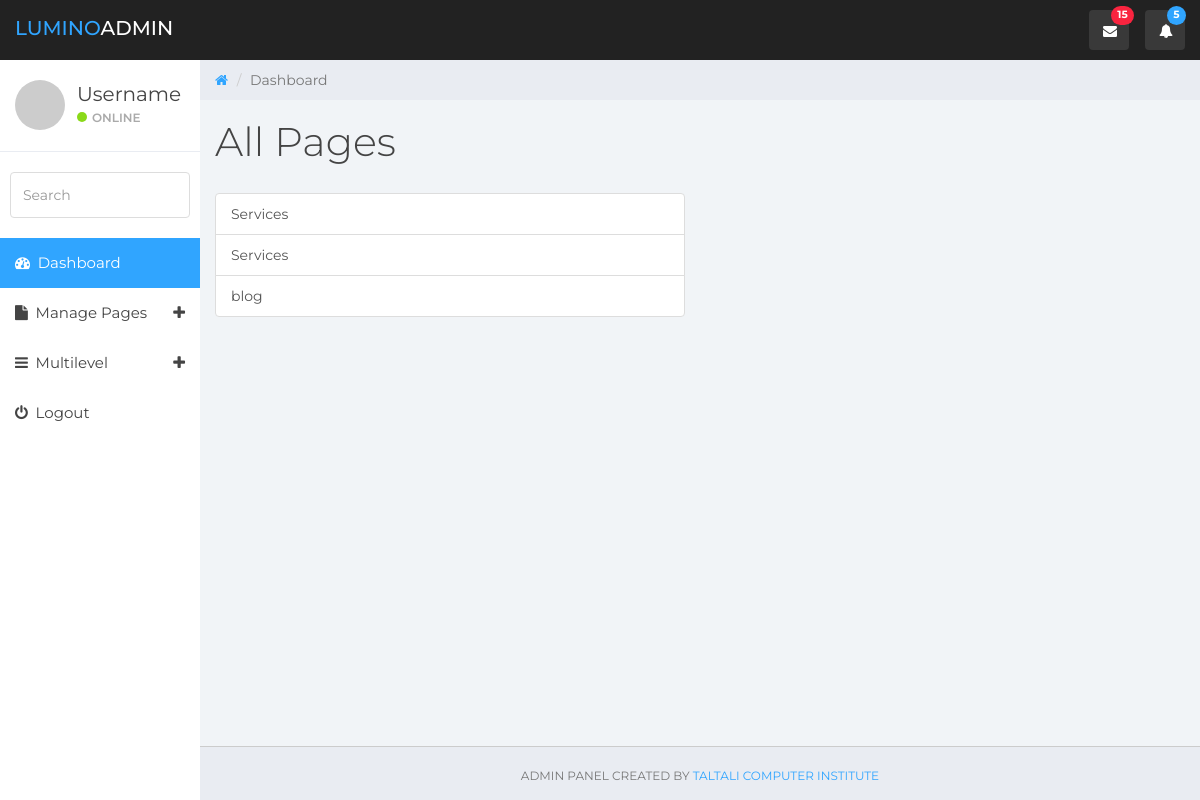
Before: /admin/allpage.php with the older database file.
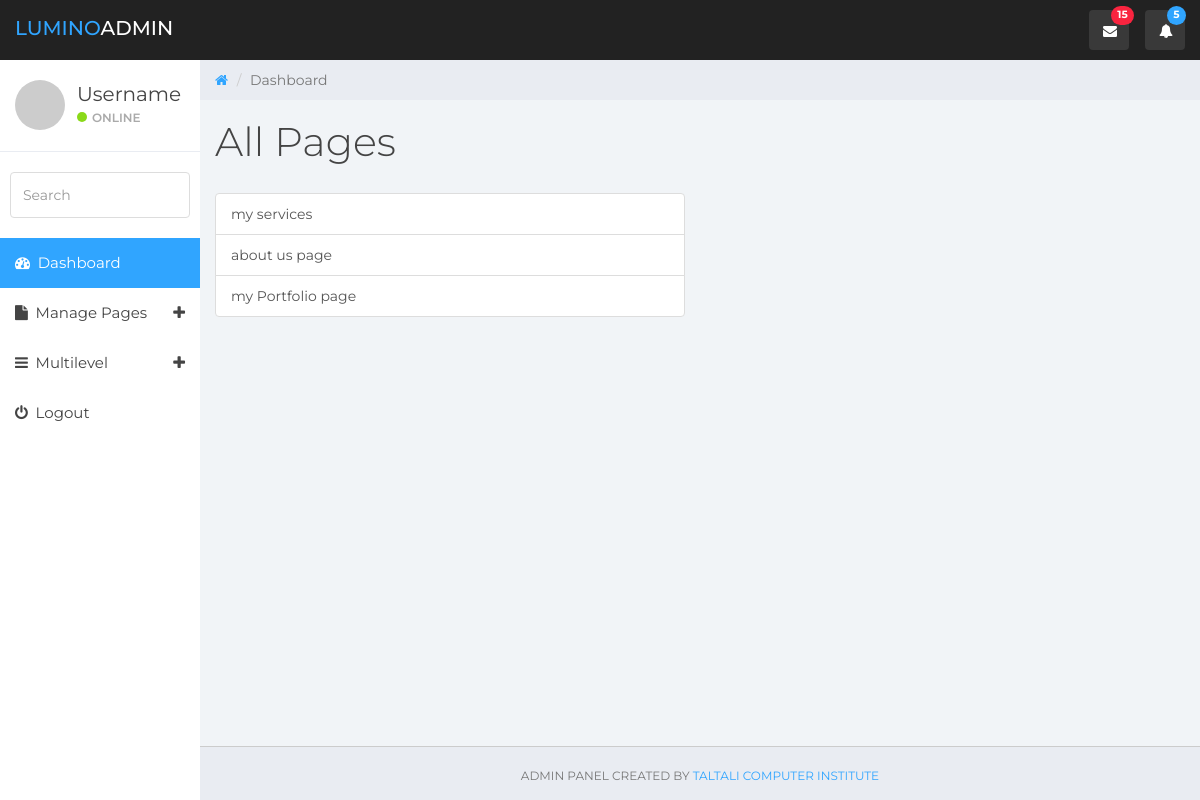
After: the same page with the newer database file.
### tables this page shows
CREATE TABLE `pages` (
  `page_id` int(5) NOT NULL,
  `pg_title` varchar(200) NOT NULL,
  `pg_content` text NOT NULL,
  `pg_url` text NOT NULL
);

### admin/allpage.php (the view)
	<?php 	require './template/header.php'; ?>
		<div class="row">
			<div class="col-lg-12">
				<h1 class="page-header">All Pages</h1>
			</div>
		</div>
		<div class="row " style="max-width: 500px;">
			<div class="col-lg-12">
				<div class="list-group">
					<?php
					$sql = "SELECT * FROM pages";
					$menu = $conn->query($sql);
					while ($allMenu = mysqli_fetch_assoc($menu)) : ?>
				  		<a href="<?php echo 'editpage.php' .$allMenu['pg_url']; ?>" class="list-group-item list-group-item-action"><?php echo $allMenu['pg_title']; ?></a>
					<?php endwhile; ?>
				</div>
			</div>
		</div>
<?php require './template/footer.php'; ?>

### admin/template/header.php (shortened to what this page needs)
<!DOCTYPE html>
<html lang="en-us">
<head>
	<link href="css/bootstrap.min.css" rel="stylesheet">
	<link href="css/font-awesome.min.css" rel="stylesheet">
	<link href="css/styles.css" rel="stylesheet">
</head>
<body>
	<nav class="navbar navbar-custom navbar-fixed-top" >
		<div class="container-fluid">
			<div class="navbar-header">
				<a class="navbar-brand" href="#"><span>Lumino</span>Admin</a>
				<ul class="nav navbar-top-links navbar-right">
					<li class="dropdown"><a class="dropdown-toggle count-info" data-toggle="dropdown" href="#">
						<em class="fa fa-envelope"></em><span class="label label-danger">15</span>
					</a>
					</li>
					<li class="dropdown"><a class="dropdown-toggle count-info" data-toggle="dropdown" href="#">
						<em class="fa fa-bell"></em><span class="label label-info">5</span>
					</a>
					</li>
				</ul>
			</div>
		</div>
	</nav>
	<div id="sidebar-collapse" class="col-sm-3 col-lg-2 sidebar">
		<div class="profile-sidebar">
			<div class="profile-userpic">
				<img src="http://placehold.it/50/30a5ff/fff" class="img-responsive" alt="">
			</div>
			<div class="profile-usertitle">
				<div class="profile-usertitle-name">Username</div>
				<div class="profile-usertitle-status"><span class="indicator label-success"></span>Online</div>
			</div>
		</div>
		<form role="search">
			<div class="form-group">
				<input type="text" class="form-control" placeholder="Search">
			</div>
		</form>
		<ul class="nav menu">
			<li class="active"><a href="index.php"><em class="fa fa-dashboard">&nbsp;</em> Dashboard</a></li>
			<li class="parent "><a data-toggle="collapse" href="#sub-item-1">
				<em class="fa fa-file">&nbsp;</em> Manage Pages
				<span data-toggle="collapse" class="icon pull-right"><em class="fa fa-plus"></em></span>
				</a>
			</li>
			<li class="parent "><a data-toggle="collapse" href="#sub-item-1">
				<em class="fa fa-navicon">&nbsp;</em> Multilevel
				<span data-toggle="collapse" class="icon pull-right"><em class="fa fa-plus"></em></span>
				</a>
			</li>
			<li><a href="../login.php"><em class="fa fa-power-off">&nbsp;</em> Logout</a></li>
		</ul>
	</div>
	<div class="col-sm-9 col-sm-offset-3 col-lg-10 col-lg-offset-2 main" style="height:93vh;">
		<div class="row">
			<ol class="breadcrumb">
				<li><a href="#">
					<em class="fa fa-home"></em>
				</a></li>
				<li class="active">Dashboard</li>
			</ol>
		</div>

### admin/template/footer.php (shortened to what this page needs)
		<div class="col-sm-12 footer">
			<p class="back-link">Admin Panel Created by <a href="https://www.taltalicomputer.com">Taltali Computer Institute</a></p>
		</div>
	</div>
</body>
</html>

### admin/css/styles.css (style rules this page uses)
body { background: #f1f4f7; padding-top: 60px; font-size: 14px; color: #444444; font-family: "Montserrat", "Helvetica Neue", Helvetica, Arial, sans-serif; }
p { color: #777; }
a, a:hover, a:focus { color: #30a5ff; }
h1, h2, h3, h4, h5, h6 { color: #444444; }
h1 { font-weight: 300; font-size: 40px; }
input.form-control { border: 1px solid #ddd; box-shadow: none; height: 46px; }
.navbar-custom { background: #222; height: 60px; }
.navbar-header .navbar-brand { color: #fff; font-size: 20px; text-transform: uppercase; font-weight: 500; height: 60px; padding-top: 18px; }
.navbar-header .navbar-brand span { color: #30a5ff; }
.dropdown { background: rgba(255, 255, 255, 0.1); float: left; margin: 10px 8px; padding: 0px; border-radius: 4px; }
.dropdown a.dropdown-toggle { color: #fff; height: 40px; width: 40px; padding-top: 11px; padding-left: 9px; }
.dropdown .label { top: -4px; left: 22px; padding-top: 4px; padding-bottom: 4px; position: absolute; border-radius: 9999px; }
.navbar-top-links li:last-child { margin-right: 15px; }
.dropdown em { margin: 0 5px; }
.label-success { background-color: #8ad919; }
.label-info { background-color: #30a5ff; }
.label-danger { background-color: #f9243f; }
.navbar { border: 0; }
.sidebar { display: block; padding: 0; display: none; box-shadow: none; background: #fff; }
.sidebar ul { margin: 20px 0px; }
.sidebar form { padding: 10px 0 0 0; margin: 10px 10px 20px 10px; }
@media (min-width: 768px) { .sidebar { display: block; position: fixed; top: 60px; bottom: 0; left: 0; z-index: 1000; display: block; margin: 0; padding: 0; overflow-x: hidden; overflow-y: auto; } }
@media (min-width: 768px) { .navbar-header { width: 100%; } }
.sidebar ul.nav .active a, .sidebar ul.nav li.parent a.active, .sidebar ul.nav .active > a:hover, .sidebar ul.nav li.parent a.active:hover, .sidebar ul.nav .active > a:focus, .sidebar ul.nav li.parent a.active:focus { color: #fff; background-color: #30a5ff; }
.sidebar ul.nav li a { height: 50px; font-size: 15px; line-height: 2em; color: #444444; }
.profile-sidebar { padding: 10px 0; border-bottom: 1px solid #e9ecf2; }
.indicator { width: 10px; height: 10px; display: inline-block; border-radius: 9999px; margin-right: 5px; }
.profile-userpic img { float: left; margin: 10px 0px 0px 15px; width: 50px; height: 50px; border-radius: 9999px !important; }
.profile-usertitle { float: left; text-align: left; margin: 10px 0 0 12px; }
.profile-usertitle-name { font-size: 20px; margin-bottom: 0px; }
.profile-usertitle-status { text-transform: uppercase; color: #AAA; font-size: 12px; font-weight: 600; margin-bottom: 15px; }
.breadcrumb { border-radius: 0; padding: 10px 15px 10px 15px; background: #e9ecf2; margin: 0; }
h1.page-header { margin-top: 20px; border-bottom: 0; }
p.back-link { text-align: center; margin-bottom: 20px; font-size: 12px; text-transform: uppercase; }
.footer { border-top: 1px solid #ccc; padding-top: 20px; position: absolute; bottom: 0; left: 0; background-color: #E9ECF2; }

Changed rows visible on the page:
removed pages: pg_title "Services"
removed pages: pg_title "Services"
removed pages: pg_title "blog"
added pages: pg_title "my services"
added pages: pg_title "about us page"
added pages: pg_title "my Portfolio page"
